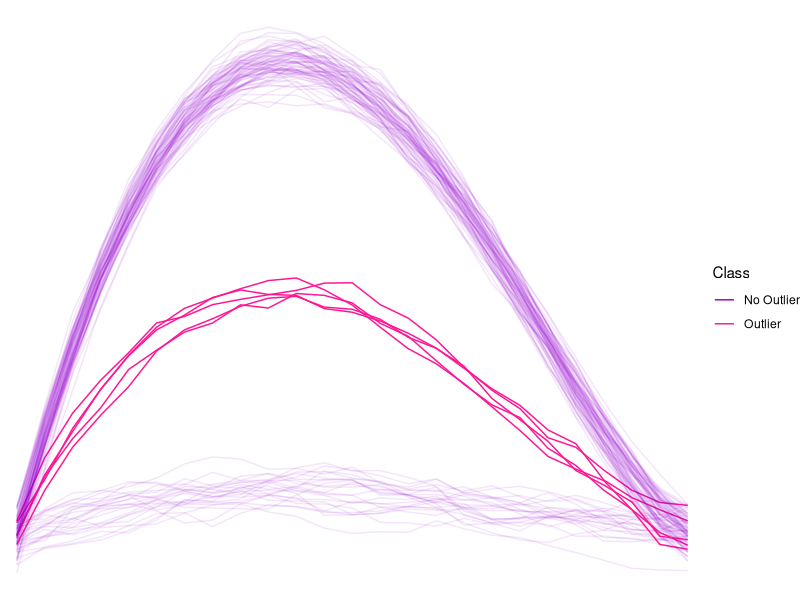
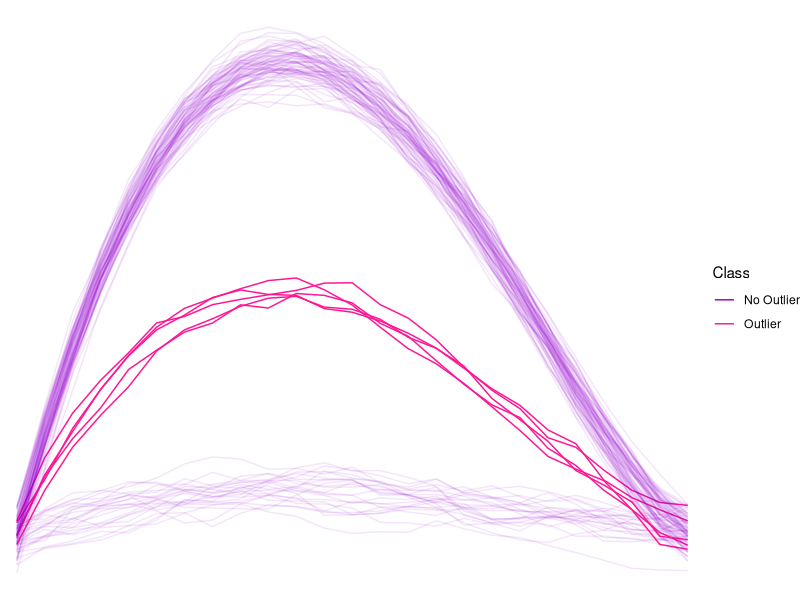
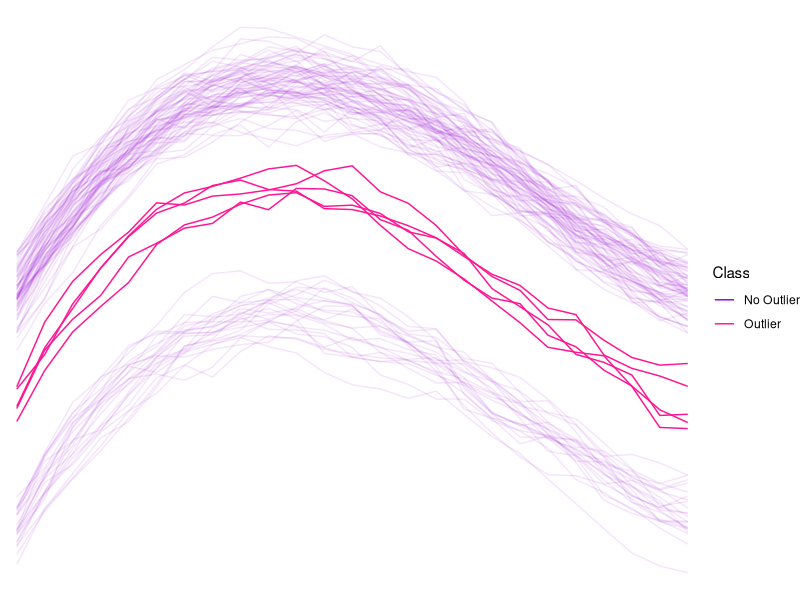
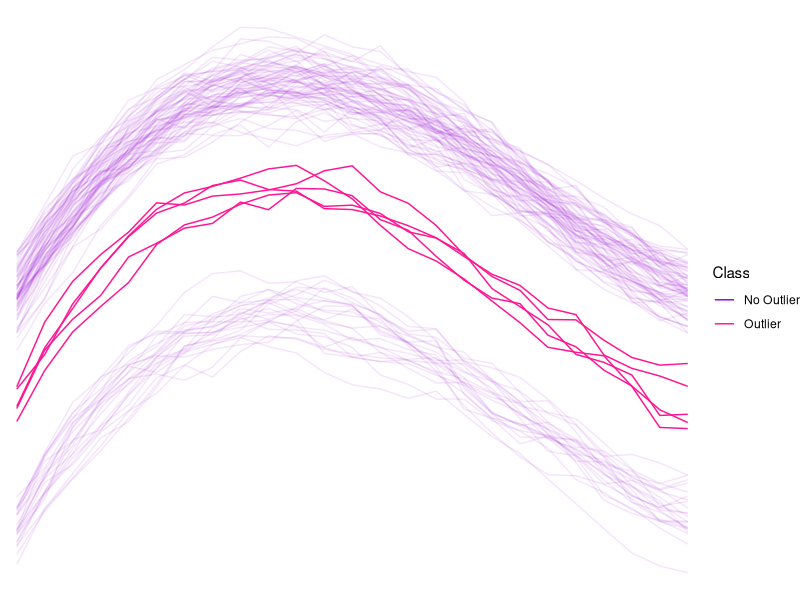
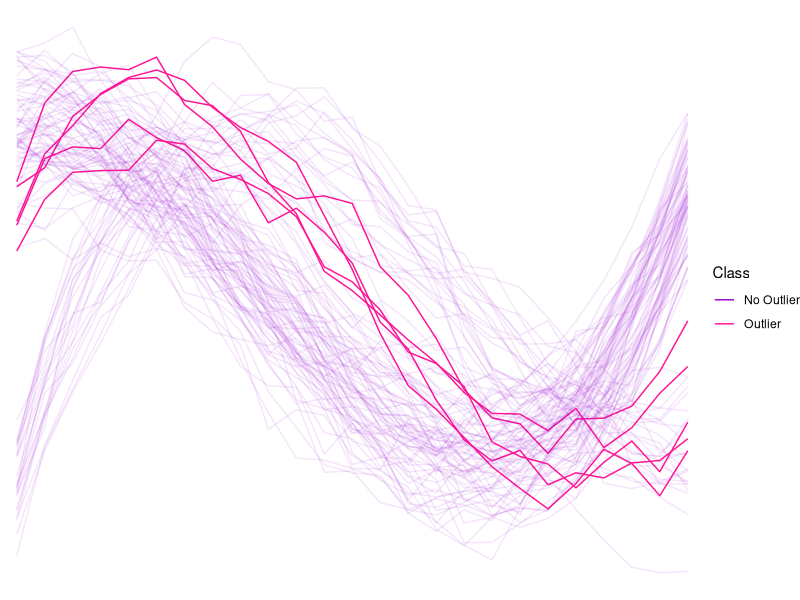
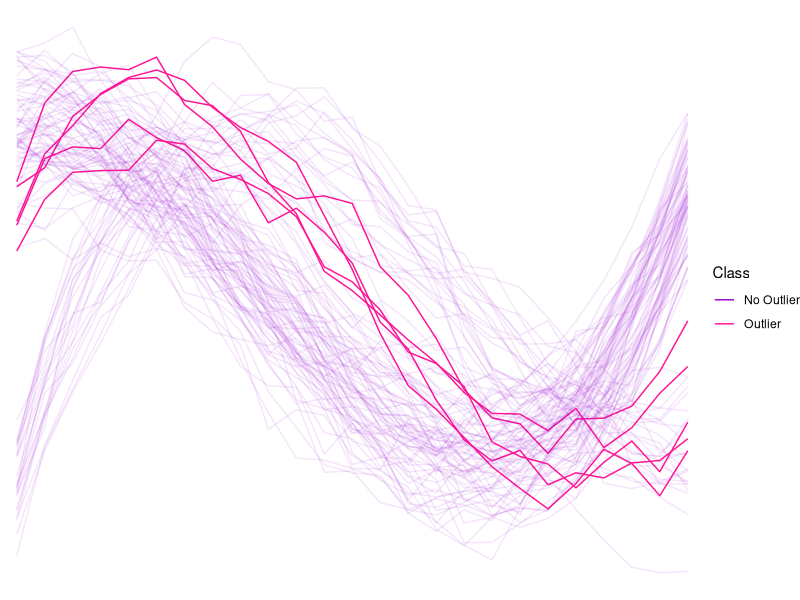
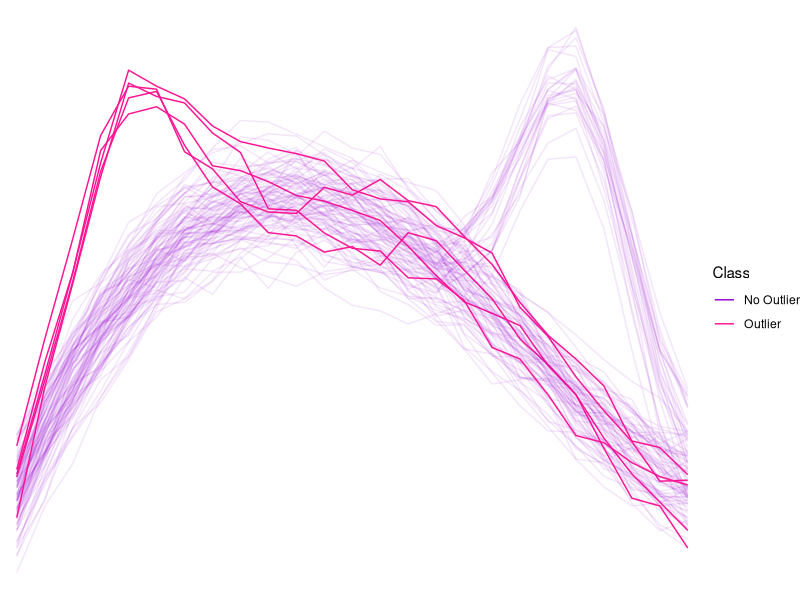
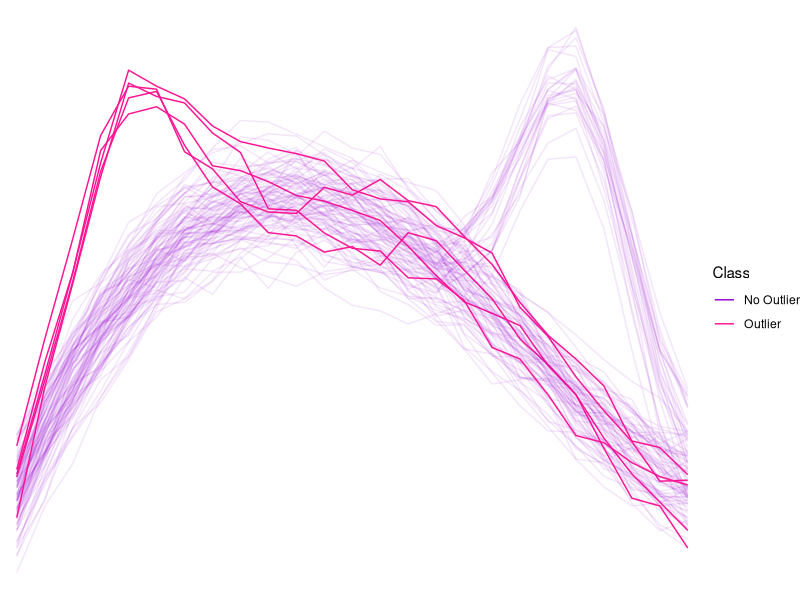

Generate these figures, in order, with R:
## ---- chunk 1
knitr::opts_chunk$set(echo = TRUE)
## ---- chunk 2
library(tidyverse)
library(reshape2)
library(ggplot2)
## ---- chunk 3
set.seed(1234)

out_rate <- .05
p <- 25
n <- 100
cl <- 0.25 #proportion of samples of each cluster (between 0 and 1)
t <- seq(0, 1, len = p)
d <- as.matrix(dist(t, upper = T, diag = T))

# Generate model
t.cov <- 0.3 * exp(-1 / 0.3 * d)  # covariance function in time
L <- chol(t.cov)  # Cholesky decomposition
mu <- 10 * t * (1 - t) ^ (3 / 2)

cluster = "multiple"

### Generate Data
if (cluster == "single") {
    e = matrix(rnorm(n * p), p, n)
    y = mu + t(L) %*% e
} else {
    # Generate model
    e = matrix(rnorm(n * p * cl), p, n * cl)
    y1 = mu + t(L) %*% e
    
    e = matrix(rnorm(n * p * (1 - cl)), p, n * (1 - cl))
    y2 = 10 * mu + t(L) %*% e
    
    y = cbind(y1, y2)
}

### Generate Outliers
out <- sort(sample(1:n, n * out_rate))
for (i in out) {
    e = rnorm(p)
    y[, i] = 5 * mu + t(L) %*% e
}

data = t(y)

y_labels = rep(0, n)
y_labels[out] = 1

p_data <- as_tibble(data) %>% add_column(class = y_labels, .before = T) %>% rownames_to_column(var = "id")
p_values <- as.matrix(p_data[c(-1, -2)])

m_data <- p_data %>% melt(id.vars = c("id", "class"))

g <- ggplot(m_data, aes(x=variable, y=value, group=id)) +
    geom_line(aes(color=factor(class),  alpha=class)) +
    labs(color='Class') +
    theme_void() +
        scale_colour_manual(values=c("darkviolet", "deeppink"), labels=c("No Outlier", "Outlier")) +
    scale_alpha(guide = 'none')
    

ggsave(file="results/examples/amplitude-example.svg", plot=g, width=5, height=4)
ggsave(file="results/examples/amplitude-example.png", plot=g, width=5, height=4)
## ---- chunk 4
set.seed(1234)

out_rate <- .05
p <- 25
n <- 100
cl <- 0.25 #proportion of samples of each cluster (between 0 and 1)
t <- seq(0, 1, len = p)
d <- as.matrix(dist(t, upper = T, diag = T))

# Generate model
t.cov <- 0.3 * exp(-1 / 0.3 * d)  # covariance function in time
L <- chol(t.cov)  # Cholesky decomposition
mu <- 30 * t * (1 - t) ^ (3 / 2)

cluster = "multiple"

### Generate Data
if (cluster == "single") {
    e = matrix(rnorm(n * p), p, n)
    y = mu + t(L) %*% e
} else {
    # Generate model
    e = matrix(rnorm(n * p * cl), p, n * cl)
    y1 = mu + t(L) %*% e
    
    e = matrix(rnorm(n * p * (1 - cl)), p, n * (1 - cl))
    y2 = 6 + mu + t(L) %*% e
    
    y = cbind(y1, y2)
}

### Generate Outliers
out <- sort(sample(1:n, n * out_rate))
for (i in out) {
    e = rnorm(p)
    y[, i] = 3 + mu + t(L) %*% e
}

data = t(y)

y_labels = rep(0, n)
y_labels[out] = 1

p_data <- as_tibble(data) %>% add_column(class = y_labels, .before = T) %>% rownames_to_column(var = "id")
p_values <- as.matrix(p_data[c(-1, -2)])

m_data <- p_data %>% melt(id.vars = c("id", "class"))

g <- ggplot(m_data, aes(x=variable, y=value, group=id)) +
    geom_line(aes(color=factor(class), alpha=class)) +
    labs(color='Class') +
    theme_void() +
        scale_colour_manual(values=c("darkviolet", "deeppink"), labels=c("No Outlier", "Outlier")) +
    scale_alpha(guide = 'none')

ggsave(file="results/examples/shift-example.svg", plot=g, width=5, height=4)
ggsave(file="results/examples/shift-example.png", plot=g, width=5, height=4)
## ---- chunk 5
set.seed(1234)

out_rate <- .05
p <- 25
n <- 100
cl <- 0.25 #proportion of samples of each cluster (between 0 and 1)
t <- seq(0, 1, len = p)
d <- as.matrix(dist(t, upper = T, diag = T))

# Generate model
t.cov <- 0.3 * exp(-1 / 0.3 * d)  # covariance function in time
L <- chol(t.cov)  # Cholesky decomposition
mu <- 30 * t * (1 - t) ^ 2

cluster = "multiple"

### Generate Data
if (cluster == "single") {
    e = matrix(rnorm(n * p), p, n)
    y = mu + t(L) %*% e
} else {
    # Generate model
    e = matrix(rnorm(n * p * cl), p, n * cl)
    y1 = mu + t(L) %*% e
    
    e = matrix(rnorm(n * p * (1 - cl)), p, n * (1 - cl))
    t2 <- t + 0.3
    mu2 <- 30 * t2 * (1 - t2) ^ 2
    
    y2 = mu2 + t(L) %*% e
    
    y = cbind(y1, y2)
}

### Generate Outliers
out <- sort(sample(1:n, n * out_rate))
for (i in out) {
    e = rnorm(p)
    t3 <- t + 0.15
    mu3 <- 30 * t3 * (1 - t3) ^ 2
    y[, i] = mu3 + t(L) %*% e
}

data = t(y)

y_labels = rep(0, n)
y_labels[out] = 1

p_data <- as_tibble(data) %>% add_column(class = y_labels, .before = T) %>% rownames_to_column(var = "id")
p_values <- as.matrix(p_data[c(-1, -2)])

m_data <- p_data %>% melt(id.vars = c("id", "class"))

g <- ggplot(m_data, aes(x=variable, y=value, group=id)) +
    geom_line(aes(color=factor(class), alpha=class)) +
    labs(color='Class') +
    theme_void() +
        scale_colour_manual(values=c("darkviolet", "deeppink"), labels=c("No Outlier", "Outlier")) +
    scale_alpha(guide = 'none')

ggsave(file="results/examples/shift-h-example.svg", plot=g, width=5, height=4)
ggsave(file="results/examples/shift-h-example.png", plot=g, width=5, height=4)
## ---- chunk 6
set.seed(1234)

out_rate <- .05
p <- 25
n <- 100
cl <- 0.25 #proportion of samples of each cluster (between 0 and 1)
t <- seq(0, 1, len = p)
d <- as.matrix(dist(t, upper = T, diag = T))

# Generate model
t.cov <- 0.3 * exp(-1 / 0.3 * d)  # covariance function in time
L <- chol(t.cov)  # Cholesky decomposition
mu <- 30 * t * (1 - t) ^ (3 / 2)

cluster = "multiple"

### Generate Data
e = matrix(rnorm(n * p), p, n)
y = mu + t(L) %*% e

iso_interval = seq(-2, 2, .5)

if (cluster == "multiple") {
    ind = sample(1:(n/2), n * cl)
    for (i in ind) {
        y[, i] = y[, i] + 15 * c(rep(0, p - length(iso_interval)), dnorm(iso_interval))
    }
}

### Generate Outliers
out<-sample((n/2):n, n * out_rate)
for (i in out){
    y[,i] =  y[, i] + 10 * c(dnorm(iso_interval), rep(0, p - length(iso_interval)))
}
        
data = t(y)

y_labels = rep(0, n)
y_labels[out] = 1

p_data <- as_tibble(data) %>% add_column(class = y_labels, .before = T) %>% rownames_to_column(var = "id")
p_values <- as.matrix(p_data[c(-1, -2)])

m_data <- p_data %>% melt(id.vars = c("id", "class"))

g <- ggplot(m_data, aes(x=variable, y=value, group=id)) +
    geom_line(aes(color=factor(class),  alpha=class)) +
    labs(color='Class') +
    theme_void() +
    scale_colour_manual(values=c("darkviolet", "deeppink"), labels=c("No Outlier", "Outlier")) +
    scale_alpha(guide = 'none')

ggsave(file="results/examples/isolated-example.svg", plot=g, width=5, height=4)
ggsave(file="results/examples/isolated-example.png", plot=g, width=5, height=4)
## ---- chunk 7
set.seed(1234)

out_rate <- .05
p <- 25
n <- 100
cl <- 0.25 #proportion of samples of each cluster (between 0 and 1)
t <- seq(0, 1, len = p)
d <- as.matrix(dist(t, upper = T, diag = T))

# Generate model
t.cov <- 0.3 * exp(-1 / 0.3 * d)  # covariance function in time
L <- chol(t.cov)  # Cholesky decomposition
mu <- 30 * t * (1 - t) ^ (3 / 2)

cluster = "multiple"

### Generate Data
e = matrix(rnorm(n * p), p, n)
y = mu + t(L) %*% e

iso_interval = seq(-2, 2, .5)

if (cluster == "multiple") {
    n_2 <- ceiling(n * cl)
    mu_2 <- 10 * t^(1/3) * (1 - t)^(3)
    e_2 = matrix(rnorm(n_2 * p), p, n_2) / 2
    y_2 = mu_2 + t(L) %*% e_2
    y[, 1:n_2] = y_2
}

### Generate Outliers
out<-sample((n/2):n, n * out_rate)
for (i in out){
    mu = 15 * t^2 * (1-t)^2
    y[,i] =  mu + t(L) %*% (rnorm(p) / 2)
}

data = t(y)

y_labels = rep(0, n)
y_labels[out] = 1

p_data <- as_tibble(data) %>% add_column(class = y_labels, .before = T) %>% rownames_to_column(var = "id")
p_values <- as.matrix(p_data[c(-1, -2)])

m_data <- p_data %>% melt(id.vars = c("id", "class"))

g <- ggplot(m_data, aes(x=variable, y=value, group=id)) +
    geom_line(aes(color=factor(class), alpha=class)) +
    labs(color='Class') +
    theme_void() +
    scale_colour_manual(values=c("darkviolet", "deeppink"), labels=c("No Outlier", "Outlier")) +
    scale_alpha(guide = 'none')

ggsave(file="results/examples/shape-example.svg", plot=g, width=5, height=4)
ggsave(file="results/examples/shape-example.png", plot=g, width=5, height=4)
